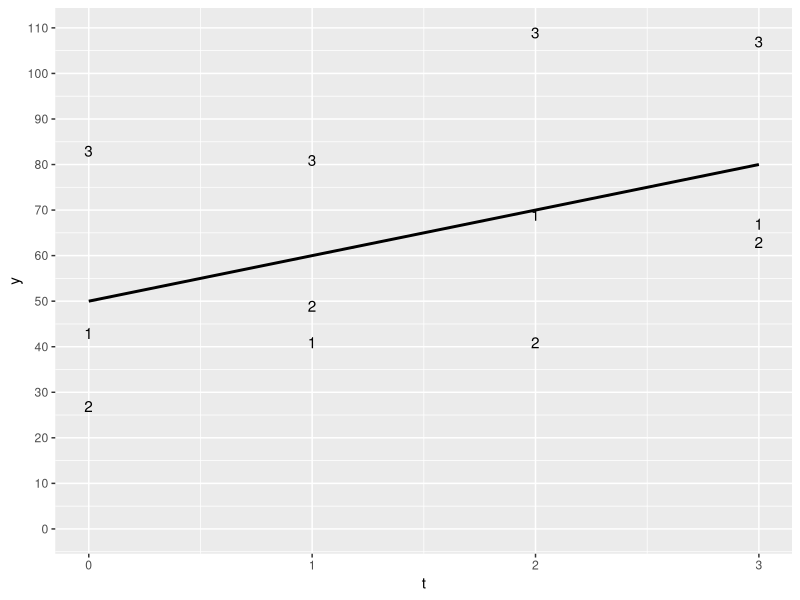
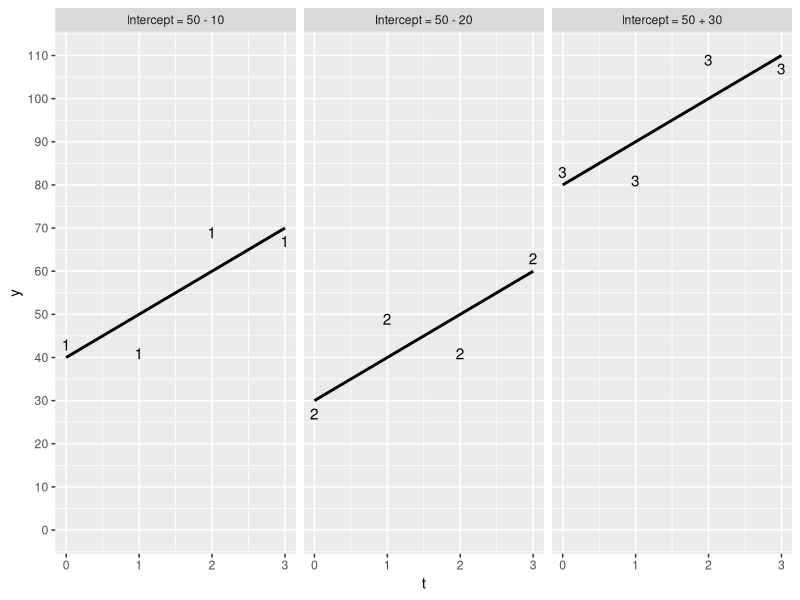

R code for these plots, in order:
## ---- chunk 1
#| fig.width: 2.667
library(tidyverse)
t <- 0:3
e1 <- c( 1, -3,  3, -1)
e <- c(e1, rev(e1), e1)
g <- rep(1:3, each=4)
data.frame(
	  t=rep(t, 3), 
	  g=g,
	  y=30+10*t+10*(g==1)+50*(g==3)+3*e) -> d
d$lab <- rep(c("- 10", "- 20", "+ 30"), each=4)
d$lab <- paste0("Intercept = 50 ", d$lab)
d %>%
	ggplot(aes(t,y)) +
	  scale_y_continuous(breaks=(0:11)*10) +
	  geom_text(label=g) +
	  geom_smooth(
	  	method="lm", 
	  	se=FALSE,
	  	ltype="dotted",
	  	color="black") +
	  expand_limits(y=0) -> g1
g1

## ---- chunk 2
#| fig.width: 7
g1 + facet_grid(~lab)

